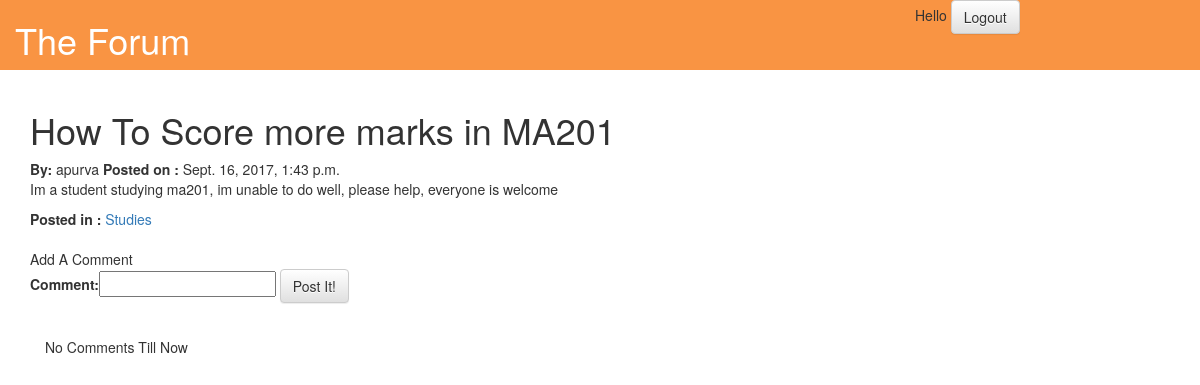
Page /posts/3/ (signed in) on the committed database.
### forum/models.py (models this page shows, shortened)
class ForumPost(models.Model):
    author = models.ForeignKey(User, on_delete = models.CASCADE)
    topic = models.CharField(max_length=255)
    text = models.CharField(max_length=1000)
    date = models.DateTimeField('date')
    category = models.ForeignKey( PostCategory, on_delete = models.CASCADE )

class PostCategory(models.Model):
    name = models.CharField(max_length=255)
    url = models.SlugField()
    def __str__(self):
        return self.url
    class Meta:
        verbose_name_plural = 'post categories'

### forum/views.py (the view)
# urls.py: url(r'^posts/(?P<post_id>[0-9]+)/$',views.PostDetail, name='post_detail'),
def PostDetail(request,post_id):
	current_post = get_object_or_404(ForumPost, pk=post_id)
	current_post_comments = Comment.objects.filter(forumpost=current_post.id).order_by('-date')
	if request.user.is_authenticated:
		if request.method=='POST':
			form = CommentForm(request.POST)
			if form.is_valid():
				comment = form.save(commit=False)
				comment.date = timezone.now()
				comment.author = request.user
				comment.forumpost = current_post
				comment.save()
				return redirect('/posts/'+str(current_post.id))
		else:
			form = CommentForm()
	return render(request,'forum/post_detail.html',{'current_post':current_post, 'current_post_comments':current_post_comments, 'form':form,})

### forum/forms.py
class CommentForm(forms.ModelForm):
	class Meta:
		model = Comment
		fields = ('comment',)

### forum/templates/forum/post_detail.html (shortened to what this page needs)
{% extends 'forum/base.html' %}
{% block content %}
{% with current_post as cp%}
<h1>{{cp.topic}}</h1>
<b> By: </b> {{cp.author}}
<b> Posted on :</b> {{cp.date}}
<p>{{cp.text}}</p>
<b>  Posted in :</b> <a href = '/category/{{cp.category}}'> {{cp.category.name}} </a>
<br>
{%endwith%}
<br>
{%if user.is_authenticated%}
Add A Comment
<form method="POST" class="post-form">{% csrf_token %}
	{{ form }}
	<button type="submit" class="save btn btn-default">Post It!</button>
</form>
{%else%}
To Add A Comment Log In First
{%endif%}
<br>
<div class="comments container">
	{%ifequal current_post_comments.count 0%}
	No Comments Till Now
	{%endifequal%}
</div>
{%endblock%}

### rows in the picture
ForumPost: topic "How To Score more marks in MA201", author "apurva", date "Sept. 16, 2017, 1:43 p.m.", text "Im a student studying ma201, im unable to do well, please help, everyone is welcome", category.name "Studies"
